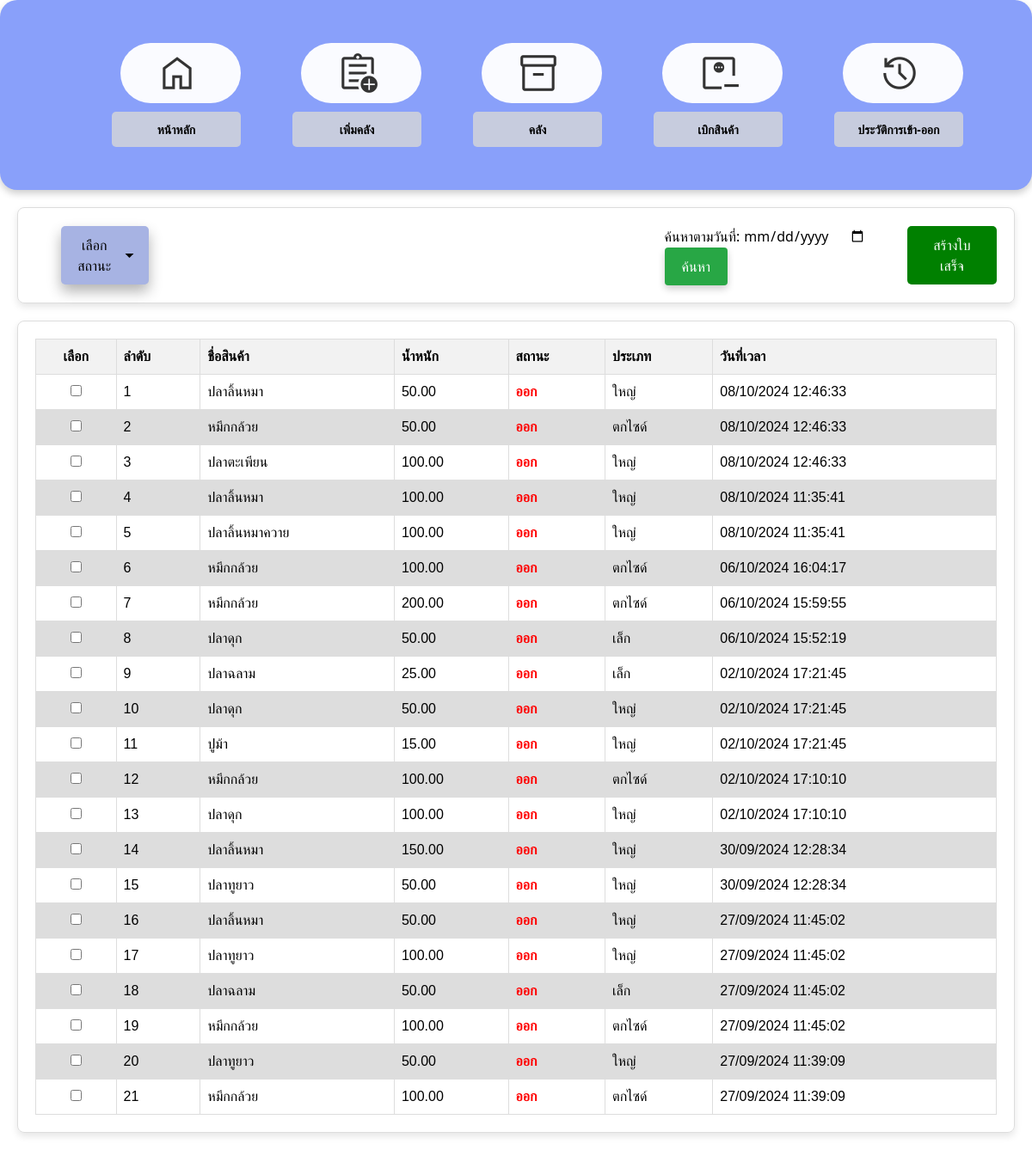
Page /projectfish/history.php?type=0 on the committed database.
### tables this page shows
CREATE TABLE `inventory_history` (
  `id` int(11) NOT NULL,
  `product_name` varchar(255) NOT NULL,
  `change_amount` decimal(10,2) NOT NULL,
  `change_type` varchar(255) NOT NULL,
  `type` varchar(50) NOT NULL,
  `change_date` datetime NOT NULL DEFAULT current_timestamp()
);

### projectfish/history.php (the view, shortened to what this page needs)
<!DOCTYPE html>
<html lang="th">
<head>
    <link href="his_style.css" rel="stylesheet" type="text/css" />
    <link href="dropdown_style.css" rel="stylesheet" type="text/css" />
    <link href="table_inv.css" rel="stylesheet" type="text/css" />
    <script src="https://cdn.tailwindcss.com"></script>
    <link rel="stylesheet" href="https://cdnjs.cloudflare.com/ajax/libs/font-awesome/6.0.0-beta3/css/all.min.css" />
    <link rel="stylesheet" href="https://cdnjs.cloudflare.com/ajax/libs/font-awesome/4.7.0/css/font-awesome.min.css">
</head>
<body>
<div class="main-container">
    <div class="button-container">
        <div>
            <button class="btn glass"><a href="index.php">
                <i class="material-symbols-outlined icon-large mr-2">home</i>
            </a></button>
            <div class="la"><b>หน้าหลัก</b></div>
        </div>
        <div>
            <button class="btn glass"><a href="add_inventory.php">
                <i class="material-symbols-outlined icon-large mr-2">assignment_add</i>
            </a></button>
            <div class="la"><b>เพิ่มคลัง</b></div>
        </div>
        <div>
            <button class="btn glass"><a href="inventory.php">
                <i class="material-symbols-outlined icon-large mr-2">inventory_2</i>
            </a></button>
            <div class="la"><b>คลัง</b></div>
        </div>
        <div>
            <button class="btn glass"><a href="minus.php">
                <i class="material-symbols-outlined icon-large mr-2">monitor_weight_loss</i>
            </a></button>
            <div class="la"><b>เบิกสินค้า</b></div>
        </div>
        <div>
            <button class="btn glass"><a href="history.php">
                <i class="material-symbols-outlined icon-large mr-2">history</i>
            </a></button>
            <div class="la2"><b>ประวัติการเข้า-ออก</b></div>
        </div>
    </div>
</div>
<div class="column1"><div class="wrapper1">
    <div class="dropdown">
        <button onclick="toggleDropdown()" class="dropbtn"> เลือกสถานะ
            <i class="material-symbols-outlined">arrow_drop_down</i>
        </button>
    </div>
    <div class="search-date">
        <label for="searchDate">ค้นหาตามวันที่:</label>
        <input type="date" id="searchDate" name="searchDate">
        <button class="btn1" type="button" onclick="searchByDate()">ค้นหา</button>
    </div>
    <button type="button" class="bill-button" onclick="submitForm()">สร้างใบเสร็จ</button>
</div>
<form id="receiptForm" action="generate_receipt.php" method="POST">
    <div class="wrapper">
        <table>
            <thead>
                <tr>
                    <th><center>เลือก</center></th>
                    <th>ลำดับ</th>
                    <th>ชื่อสินค้า</th>
                    <th>น้ำหนัก</th>
                    <th>สถานะ</th>
                    <th>ประเภท</th>
                    <th>วันที่เวลา</th>
                </tr>
            </thead>
            <tbody>
                <?php
                $servername = "localhost";
                $username = "root";
                $password = "";
                $dbname = "inventory_db";
                $conn = new mysqli($servername, $username, $password, $dbname);
                $type_filter = isset($_GET['type']) ? $_GET['type'] : '';
                $sql = "SELECT * FROM inventory_history";
                $where_clauses = [];
                if ($type_filter !== '' && $type_filter !== 'ทั้งหมด') {
                    $type_filter = $conn->real_escape_string($type_filter);
                    $where_clauses[] = "change_type = '$type_filter'";
                }
                if (count($where_clauses) > 0) {
                    $sql .= " WHERE " . implode(" AND ", $where_clauses);
                }
                $sql .= " ORDER BY change_date DESC";
                $result = $conn->query($sql);
                if ($result->num_rows > 0) {
                    $row_number = 1;
                    while ($row = $result->fetch_assoc()) {
                        $change_date = new DateTime($row['change_date']);
                        $formatted_date = $change_date->format('d/m/Y H:i:s');
                        $change_type = htmlspecialchars($row['change_type']);
                        $type = htmlspecialchars($row['type']);
                        if ($change_type == '0') {
                            $change_type_display = 'ออก';
                            $status_class = 'status-out';
                        } elseif ($change_type == 'addition') {
                            $change_type_display = 'เข้า';
                            $status_class = 'status-in';
                        } else {
                            $change_type_display = 'ไม่ทราบ';
                            $status_class = '';
                        }
                        echo "<tr>";
                        echo "<td><center><input type='checkbox' name='selected_ids[]' value='" . $row['id'] . "' data-status='" . $change_type . "'></center></td>";
                        echo "<td>" . $row_number . "</td>";
                        echo "<td>" . htmlspecialchars($row['product_name']) . "</td>";
                        echo "<td>" . htmlspecialchars($row['change_amount']) . "</td>";
                        echo "<td class='" . $status_class . "'>" . $change_type_display . "</td>";
                        echo "<td>" . $type . "</td>";
                        echo "<td>" . $formatted_date . "</td>";
                        echo "</tr>";
                        $row_number++;
                    }
                } else {
                    echo "<tr><td colspan='7'>ไม่มีข้อมูล</td></tr>";
                }
                ?>
            </tbody>
        </table>
    </div>
</form></div>
</body>
</html>

### projectfish/his_style.css (style rules this page uses)
.main-container { display: flex; align-items: center; justify-content: center; width: auto; padding: 50px; border-radius: 20px; box-shadow: 0 4px 8px rgba(0, 0, 0, 0.2); background-color: #89a0fa; background-size: cover; background-position: center; background-repeat: no-repeat; }
.button-container { display: flex; flex-wrap: wrap-reverse; justify-content: center; gap: 10px; }
.btn { display: flex; align-items: center; justify-content: center; width: 140px; padding: 10px; border: none; border-radius: 50px; background-color: rgba(255, 255, 255, 0.955); color: #333; cursor: pointer; text-align: center; text-decoration: none; transition: background-color 0.3s ease; margin-left: 60px; }
.btn a { text-decoration: none; color: inherit; display: flex; align-items: center; justify-content: center; }
.btn1 { background-color: #28a745; color: white; border: none; padding: 10px 20px; border-radius: 4px; cursor: pointer; text-decoration: none; box-shadow: 0 4px 8px rgba(0, 0, 0, 0.2); }
.la, .la2 { margin-top: 10px; margin-left: 50px; font-size: 14px; background-color: #d7d7d7cb; color: #000000; border: none; padding: 10px; border-radius: 5px; text-align: center; }
.wrapper { display: flex; align-items: center; justify-content: space-between; padding: 20px; margin: 20px; border: 1px solid #ddd; border-radius: 8px; box-shadow: 0 4px 8px rgba(0, 0, 0, 0.1); }
.dropdown { position: relative; display: inline-block; }
table { width: 100%; border-collapse: collapse; }
th, td { border: 1px solid #ddd; padding: 8px; text-align: center; }
th { background-color: #f2f2f2; }
.status-out { font-weight: 900; color: red; }
.bill-button { margin-left: auto; padding: 10px 20px; background-color: green; color: white; border: none; border-radius: 5px; cursor: pointer; }
.wrapper1 { display: flex; align-items: center; justify-content: space-between; padding: 20px; padding-left: 650px; margin: 20px; border: 1px solid #ddd; border-radius: 8px; box-shadow: 0 4px 8px rgba(0, 0, 0, 0.1); }

### projectfish/dropdown_style.css (style rules this page uses)
.dropbtn { position: relative; right: 600px; display: flex; align-items: center; font-size: 16px; padding: 10px; background: #A7B3E3; border: none; cursor: pointer; border-radius: 5px; box-shadow: 0px 8px 16px 0px rgba(0,0,0,0.3); }

### projectfish/table_inv.css (style rules this page uses)
table { font-family: arial, sans-serif; border-collapse: collapse; width: 100%; }
td, th { border: 1px solid #dddddd; text-align: left; padding: 8px; }
tr:nth-child(even) { background-color: #dddddd; }

### projectfish/history.php (style rules this page uses)
.icon-large { font-size: 50px; }
.status-out { color: red; }

### rows in the picture
inventory_history: product_name "ปลาลิ้นหมา", change_amount "50.00", change_type "ออก", type "ใหญ่", change_date "08/10/2024 12:46:33"
inventory_history: product_name "หมึกกล้วย", change_amount "50.00", change_type "ออก", type "ตกไซด์", change_date "08/10/2024 12:46:33"
inventory_history: product_name "ปลาตะเพียน", change_amount "100.00", change_type "ออก", type "ใหญ่", change_date "08/10/2024 12:46:33"
inventory_history: product_name "ปลาลิ้นหมา", change_amount "100.00", change_type "ออก", type "ใหญ่", change_date "08/10/2024 11:35:41"
inventory_history: product_name "ปลาลิ้นหมาควาย", change_amount "100.00", change_type "ออก", type "ใหญ่", change_date "08/10/2024 11:35:41"
inventory_history: product_name "หมึกกล้วย", change_amount "100.00", change_type "ออก", type "ตกไซด์", change_date "06/10/2024 16:04:17"
inventory_history: product_name "หมึกกล้วย", change_amount "200.00", change_type "ออก", type "ตกไซด์", change_date "06/10/2024 15:59:55"
inventory_history: product_name "ปลาดุก", change_amount "50.00", change_type "ออก", type "เล็ก", change_date "06/10/2024 15:52:19"
inventory_history: product_name "ปลาฉลาม", change_amount "25.00", change_type "ออก", type "เล็ก", change_date "02/10/2024 17:21:45"
inventory_history: product_name "ปลาดุก", change_amount "50.00", change_type "ออก", type "ใหญ่", change_date "02/10/2024 17:21:45"
inventory_history: product_name "ปูม้า", change_amount "15.00", change_type "ออก", type "ใหญ่", change_date "02/10/2024 17:21:45"
inventory_history: product_name "หมึกกล้วย", change_amount "100.00", change_type "ออก", type "ตกไซด์", change_date "02/10/2024 17:10:10"
inventory_history: product_name "ปลาดุก", change_amount "100.00", change_type "ออก", type "ใหญ่", change_date "02/10/2024 17:10:10"
inventory_history: product_name "ปลาลิ้นหมา", change_amount "150.00", change_type "ออก", type "ใหญ่", change_date "30/09/2024 12:28:34"
inventory_history: product_name "ปลาทูยาว", change_amount "50.00", change_type "ออก", type "ใหญ่", change_date "30/09/2024 12:28:34"
inventory_history: product_name "ปลาลิ้นหมา", change_amount "50.00", change_type "ออก", type "ใหญ่", change_date "27/09/2024 11:45:02"
inventory_history: product_name "ปลาทูยาว", change_amount "100.00", change_type "ออก", type "ใหญ่", change_date "27/09/2024 11:45:02"
inventory_history: product_name "ปลาฉลาม", change_amount "50.00", change_type "ออก", type "เล็ก", change_date "27/09/2024 11:45:02"
inventory_history: product_name "หมึกกล้วย", change_amount "100.00", change_type "ออก", type "ตกไซด์", change_date "27/09/2024 11:45:02"
inventory_history: product_name "ปลาทูยาว", change_amount "50.00", change_type "ออก", type "ใหญ่", change_date "27/09/2024 11:39:09"
inventory_history: product_name "หมึกกล้วย", change_amount "100.00", change_type "ออก", type "ตกไซด์", change_date "27/09/2024 11:39:09"
